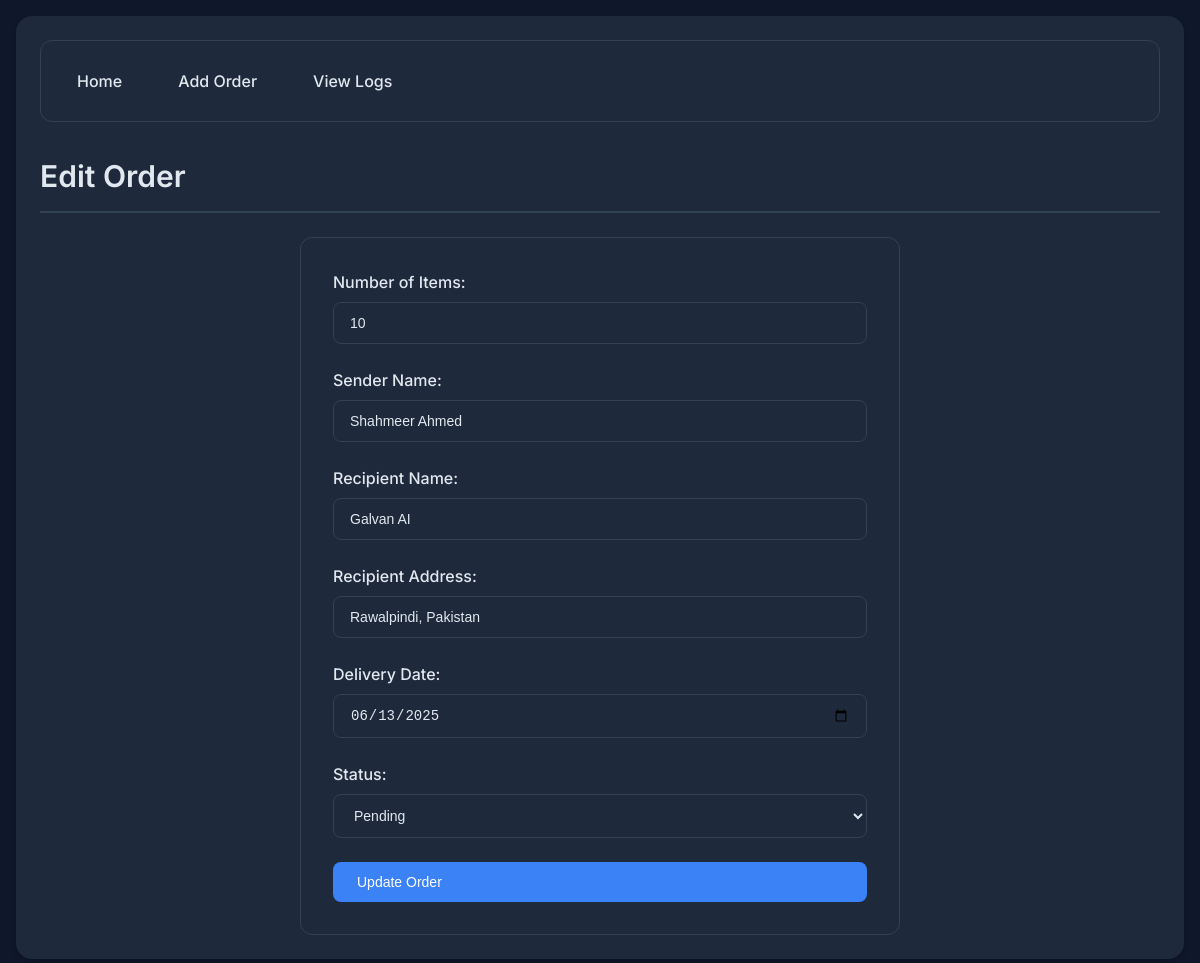
/edit_order/1, run on an earlier commit of the app's database.
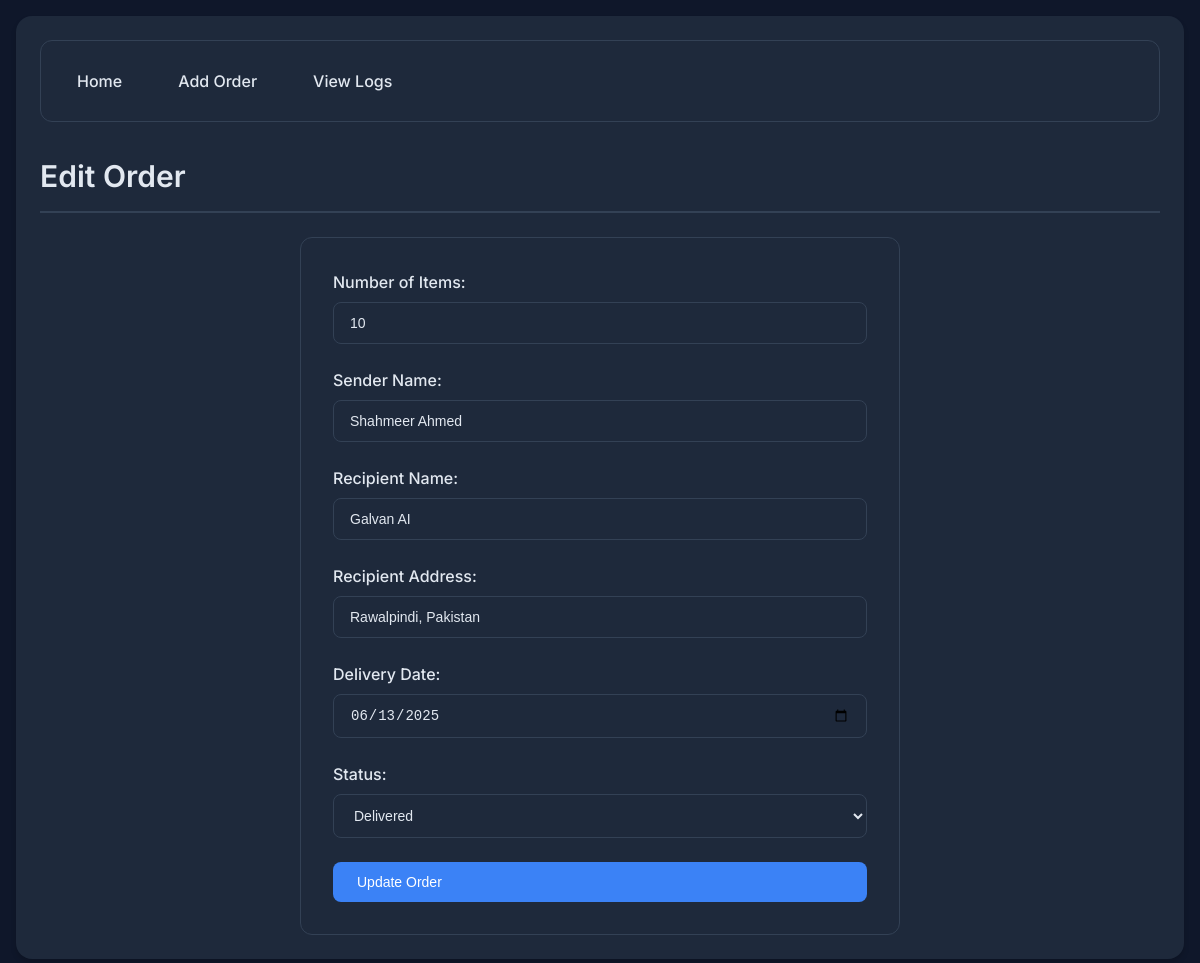
And on a later commit of the database.
### tables this page shows
CREATE TABLE orders (
            id INTEGER PRIMARY KEY AUTOINCREMENT,
            number_of_items INTEGER NOT NULL,
            sender_name TEXT NOT NULL,
            recipient_name TEXT NOT NULL,
            recipient_address TEXT NOT NULL,
            delivery_date TEXT NOT NULL,
            status TEXT NOT NULL
        );

### app.py (the view, shortened to what this page needs)
@app.route('/edit_order/<int:order_id>', methods=['GET', 'POST'])
def edit_order(order_id):
    conn = sqlite3.connect('orders.db')
    c = conn.cursor()
    c.execute('SELECT * FROM orders WHERE id = ?', (order_id,))
    order = c.fetchone()
    conn.close()
    return render_template('edit_order.html', order=order)

### templates/edit_order.html (shortened to what this page needs)
{% extends "base.html" %}
{% block content %}
<h1>Edit Order</h1>
<form method="POST">
    <div class="form-group">
        <label for="number_of_items">Number of Items:</label>
        <input type="number" id="number_of_items" name="number_of_items" value="{{ order[1] }}" required min="1">
    </div>
    <div class="form-group">
        <label for="sender_name">Sender Name:</label>
        <input type="text" id="sender_name" name="sender_name" value="{{ order[2] }}" required>
    </div>
    <div class="form-group">
        <label for="recipient_name">Recipient Name:</label>
        <input type="text" id="recipient_name" name="recipient_name" value="{{ order[3] }}" required>
    </div>
    <div class="form-group">
        <label for="recipient_address">Recipient Address:</label>
        <input type="text" id="recipient_address" name="recipient_address" value="{{ order[4] }}" required>
    </div>
    <div class="form-group">
        <label for="delivery_date">Delivery Date:</label>
        <input type="date" id="delivery_date" name="delivery_date" value="{{ order[5] }}" required>
    </div>
    <div class="form-group">
        <label for="status">Status:</label>
        <select id="status" name="status" required>
            <option value="Pending" {% if order[6]=='Pending' %}selected{% endif %}>Pending</option>
            <option value="Delivered" {% if order[6]=='Delivered' %}selected{% endif %}>Delivered</option>
        </select>
    </div>
    <button type="submit" class="btn">Update Order</button>
</form>
{% endblock %}

What changed in the data, as far as the page shows it:
changed orders "Shahmeer Ahmed": status "Pending" → "Delivered"
